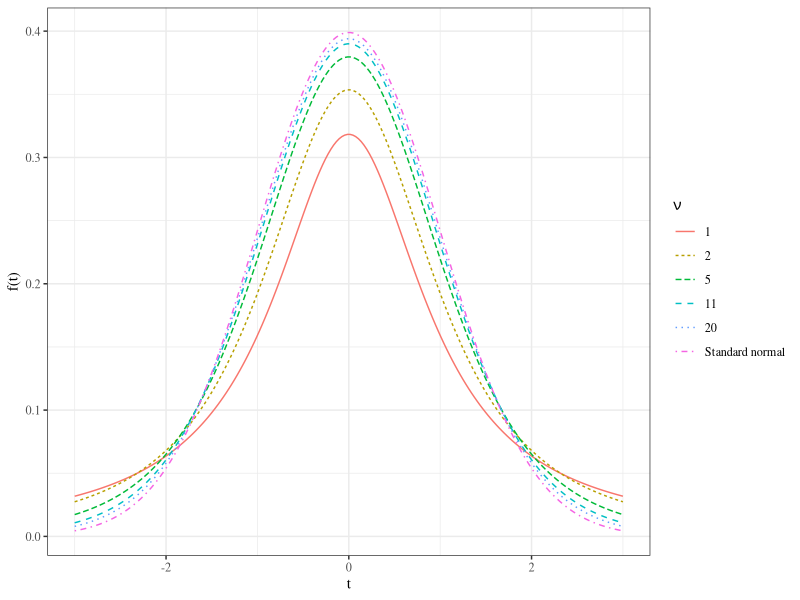
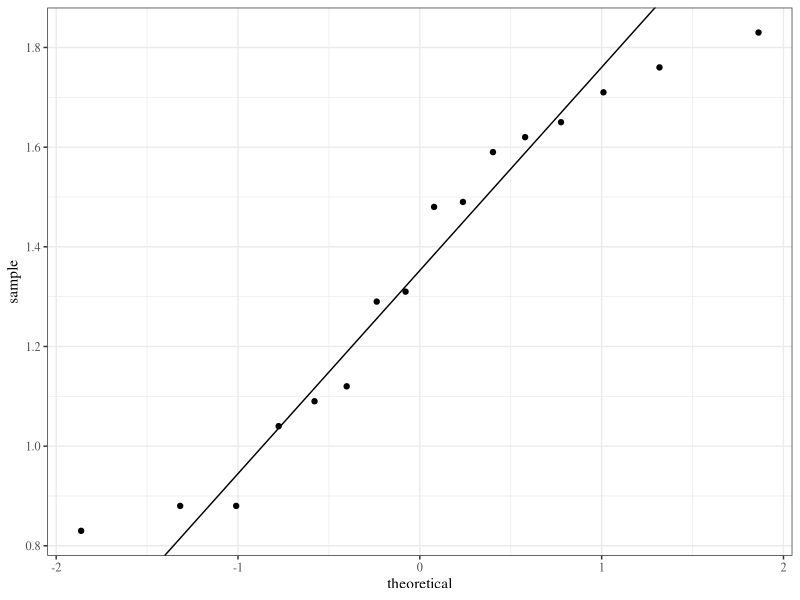

Source code (R) for these figures, in order:
## ---- chunk 1
library(knitr)
library(tidyverse)
library(xtable)
library(MASS)
knitr::opts_chunk$set(echo=FALSE, message=FALSE, warning=FALSE, fig.height = 2)
theme_set(theme_bw(base_family = "serif"))
set.seed(305)
## ---- chunk 2

wire <- c(100.37, 96.31, 72.57, 88.02, 105.89, 107.80, 75.84, 92.73, 67.47, 94.87, 122.04, 115.12, 95.24, 119.75, 114.83, 101.79, 80.90, 96.10, 118.51, 109.66, 88.07, 56.29, 86.50, 57.62, 74.7, 92.53, 86.25, 82.56, 97.96, 94.92, 62,93, 98.44, 119.37, 103.70, 72.40, 71.29, 107.24, 64.82, 93.51, 86.97)
## ---- chunk 3
options(width = 40)
wire
## ---- chunk 4
expand.grid(x = seq(-3, 3, length.out = 200),
            df = c(1, 2, 5, 11, 20)) %>%
  mutate(f = dt(x, df)) %>% 
  mutate(df = as.character(df)) %>%
  bind_rows(data.frame(x = seq(-3, 3, length.out = 200), df = "Standard normal") %>%
            mutate(f = dnorm(x))) %>%
  mutate(df = factor(df, levels = c("1", "2", "5", "11", "20", "Standard normal"))) %>%
  ggplot() +
  geom_line(aes(x, f, group = df, linetype = df, colour = df)) +
  xlab("t") + ylab("f(t)") + 
  scale_colour_discrete(expression(nu)) +
  scale_linetype_discrete(expression(nu))


## ---- chunk 5
options(width = 80)

beams <- c(8.2, 8.7, 7.8, 9.7, 7.4, 7.8, 7.7, 11.6, 11.3, 11.8)
print(beams)
## ---- chunk 6
options(width = 40)

paint <- c(0.83, 0.88, 0.88, 1.04, 1.09, 1.12, 1.29, 1.31, 1.48, 1.49, 1.59, 1.62, 1.65, 1.71, 1.76, 1.83)
paint
## ---- chunk 7
y <- quantile(paint[!is.na(paint)], c(0.25, 0.75))
x <- qnorm(c(0.25, 0.75))
slope <- diff(y)/diff(x)
int <- y[1L] - slope * x[1L]

d <- data.frame(resids = paint)

ggplot(d, aes(sample = resids)) + 
  stat_qq() + 
  geom_abline(slope = slope, intercept = int)


